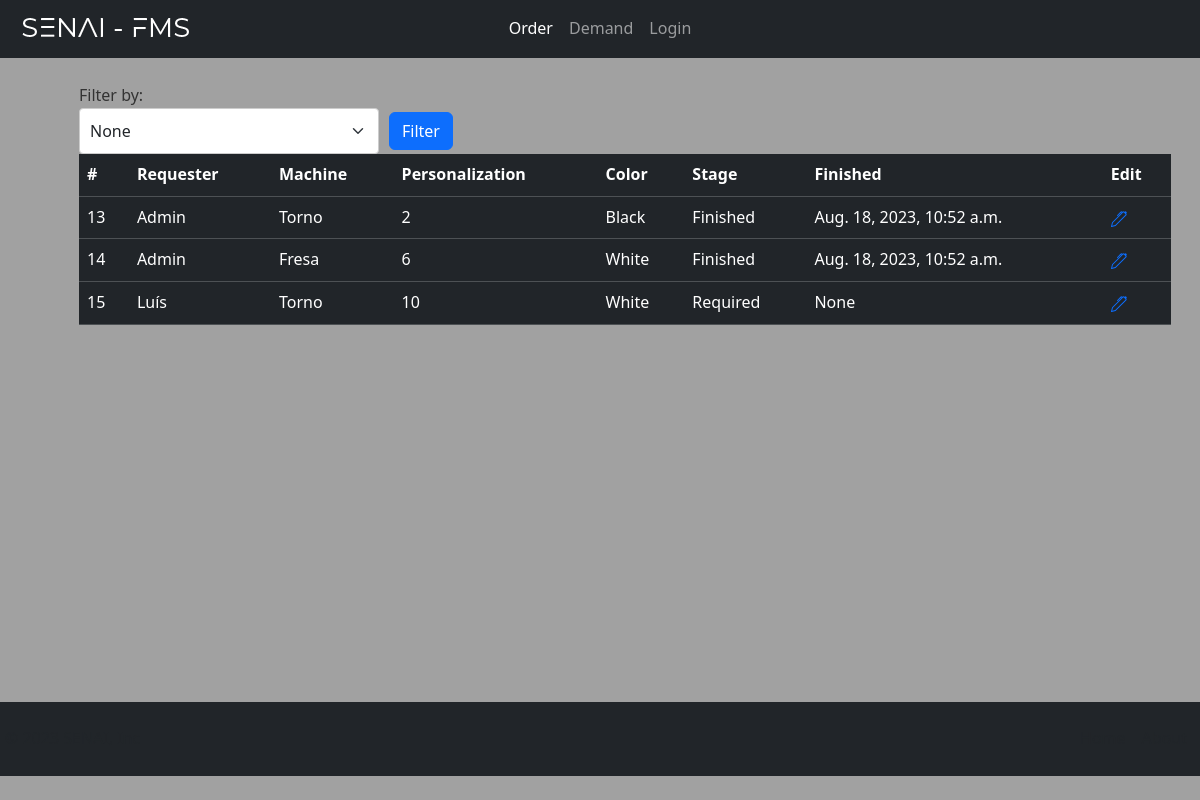
The app's page /demand/ (signed in), older data.
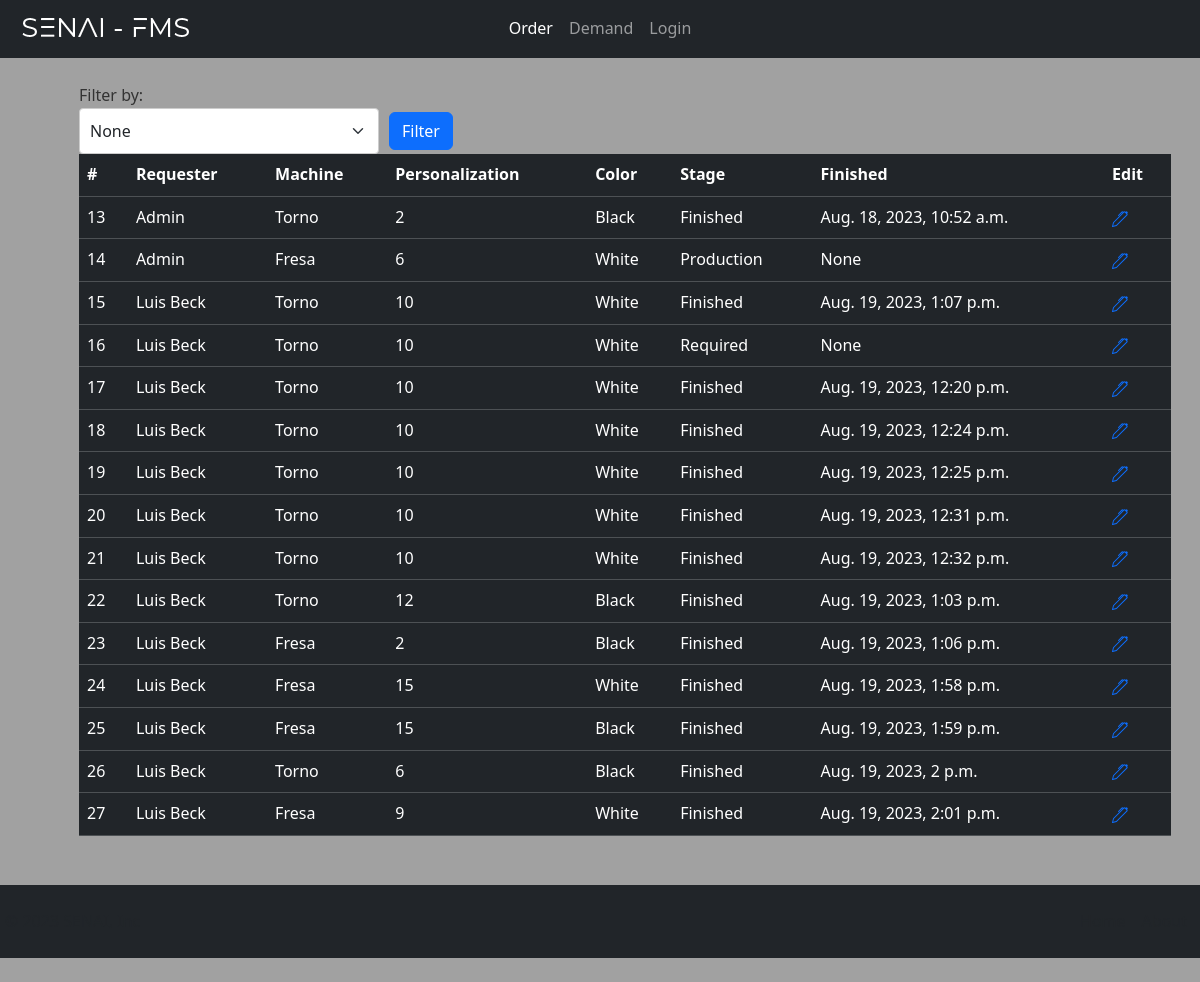
The same page, newer data.
### core/models.py (models this page shows, shortened)
class Base(models.Model):
    create = models.DateTimeField(auto_now_add=True)
    modify = models.DateTimeField(auto_now_add=True)
    active = models.BooleanField(default=True)
    class Meta:
        abstract = True

class Order(Base):
    requester = models.ForeignKey(User, on_delete=models.SET('unknown'))
    machine = models.ForeignKey(Machine, on_delete=models.SET('unknown'))
    personalization = models.IntegerField()
    color = models.ForeignKey(Color, on_delete=models.SET('unknown'))
    STAGE_CHOICE = (('Required','Required'), ('Production','Production'), ('Finished','Finished'))
    stage = models.CharField(max_length=15, choices=STAGE_CHOICE, default=STAGE_CHOICE[0])
    finished = models.DateTimeField(blank=True, null=True)
    class Meta:
        verbose_name = 'Order'
        verbose_name_plural = 'Orders'

class Machine(Base):
    name = models.CharField(max_length=20)
    class Meta:
        verbose_name = 'Machine'
        verbose_name_plural = 'Machines'
    def __str__(self) -> str:
        return self.name

class Color(Base):
    name = models.CharField(max_length=15)
    class Meta:
        verbose_name = 'Color'
        verbose_name_plural = 'Colors'
    def __str__(self) -> str:
        return self.name

### core/views.py (the view)
# urls.py: path('demand/', DemandView.as_view(), name='demand'),
class DemandView(UserPassesTestMixin, TemplateView):
    template_name = 'demand.html'
    login_url = reverse_lazy('admin:index')
    def get_context_data(self, **kwargs):
        context = super(DemandView, self).get_context_data(**kwargs)
        queryset = Order.objects.all()
        selected_filter = self.request.GET.get('filter', None)
        if selected_filter:
            queryset = queryset.filter(machine=selected_filter)
        context['demand'] = queryset
        return context
    def test_func(self):
        return self.request.user.is_authenticated

### core/templates/demand.html
{% extends 'base.html' %}
{% load static %}
{% load bootstrap5 %}
{% block content %}
    <div class="container div-margin">
      {% include 'filter.html' %}
        <table class="table table-dark table-hover">
            <thead>
              <tr>
                <th scope="col">#</th>
                <th scope="col">Requester</th>
                <th scope="col">Machine</th>
                <th scope="col">Personalization</th>
                <th scope="col">Color</th>
                <th scope="col">Stage</th>
                <th scope="col">Finished</th>
                <th scope="col">Edit</th>
              </tr>
            </thead>
            <tbody>
                {% for request in demand %}
                    <tr>
                        <td>{{ request.id }}</td>
                        <td>{{ request.requester.first_name }}</td>
                        <td>{{ request.machine }}</td>
                        <td>{{ request.personalization }}</td>
                        <td>{{ request.color }}</td>
                        <td>{{ request.stage }}</td>
                        <td>{{ request.finished }}</td>
                        <td><a href="{% url 'order_edit' pk=request.id %}"> {% include 'edit_icon.html' %} </a></td>
                    </tr>
                {% endfor %}
            </tbody>
          </table>
    </div>
{% endblock  %}

### core/templates/base.html (shortened to what this page needs)
{% load static %}
{% load bootstrap5 %}
<!DOCTYPE html>
<html lang="en">
<head>
    {% bootstrap_css %}
    <link rel="stylesheet" href="{% static 'style/style.css' %}">
</head>
<body class="body-container">
    <a href="{% url 'index' %}">
        <img src="{% static 'images/senai_fms_logo.png' %}" alt="" width="180" height="40" class="overlay-image">
    </a>
    {% include 'navbar.html' %}
    <main class="container">
        {% block content %}{% endblock  %}
    </main>
    {% include 'footer.html' %}
</body>
</html>

### core/templates/navbar.html
{% load bootstrap5 %}
{% load static %}
<nav class="navbar navbar-expand-lg navbar-dark bg-dark">
    <div class="container-fluid">
        <div class="collapse navbar-collapse navbar-list justify-content-md-center" id="navbarNav">
            <ul class="navbar-nav text-center">
                <li class="nav-item">
                    <a class="nav-link active" aria-current="page" href="{% url 'order' %}">Order</a>
                </li>
                <li class="nav-item">
                    <a class="nav-link" href="{% url 'demand' %}">Demand</a>
                </li>
                <li class="nav-item">
                    <a class="nav-link" href="{% url 'index' %}">Login</a>
                </li>
            </ul>
        </div>
    </div>
</nav>

### core/templates/filter.html (shortened to what this page needs)
{% load static %}
{% load bootstrap5 %}
<label for="filter"> Filter by: </label>
<form class="filter-form" method="get" action="{% url 'demand' %}">
    <select class="form-select select-field" name="filter" id="filter">
        <option value="" selected>None</option>
    </select>
    <button class="btn btn-primary" type="submit">Filter</button>
</form>

### core/templates/edit_icon.html (shortened to what this page needs)
{% load bootstrap5 %}

### core/templates/footer.html
{% load bootstrap5 %}
{% load static %}
<footer class="d-flex flex-wrap justify-content-between align-items-center py-3 my-4 footer footer-dark bg-dark">
    <p class="col-md-4 mb-0 text-body-secondary light-text">© 2023 SENAI, Inc</p>
    <ul class="nav col-md-4 justify-content-end">
        <li class="nav-item"><a href="{% url 'index' %}" class="nav-link px-2 text-body-secondary">Home</a></li>
        <li class="nav-item"><a href="#" class="nav-link px-2 text-body-secondary">About</a></li>
    </ul>
</footer>

### global/static/style/style.css (style rules this page uses)
body { height: 100%; width: 100%; margin: 0; padding: 0; background-color: #ffffff; color: #333333; line-height: 1.6; background-color: rgba(0, 0, 0, 0.37); }
.body-container { display: flex; flex-direction: column; min-height: 100vh; min-width: 100vh; }
.body-container main { flex: 1; background: transparent; border: 0; }
.div-margin { margin: 25px; }
.overlay-image { position: fixed; top: 8px; left: 15px; z-index: 1; }
.footer { bottom: 0; width: 100%; padding: 5px; }
.light-text { color: white; }
.select-field { width: 300px; padding: 10px; border: 1px solid #ccc; border-radius: 4px; margin-right: 10px; }
.filter-form { display: flex; align-items: center; }

Row changes from the older to the newer data that the page shows:
changed Order id 14: stage "Finished" → "Production"; finished "Aug. 18, 2023, 10:52 a.m." → "None"
changed Order id 15: requester.first_name "Luís" → "Luis Beck"; stage "Required" → "Finished"; finished "None" → "Aug. 19, 2023, 1:07 p.m."
added Order: id "16", requester.first_name "Luis Beck", machine "Torno", personalization "10", color "White", stage "Required", finished "None"
added Order: id "17", requester.first_name "Luis Beck", machine "Torno", personalization "10", color "White", stage "Finished", finished "Aug. 19, 2023, 12:20 p.m."
added Order: id "18", requester.first_name "Luis Beck", machine "Torno", personalization "10", color "White", stage "Finished", finished "Aug. 19, 2023, 12:24 p.m."
added Order: id "19", requester.first_name "Luis Beck", machine "Torno", personalization "10", color "White", stage "Finished", finished "Aug. 19, 2023, 12:25 p.m."
added Order: id "20", requester.first_name "Luis Beck", machine "Torno", personalization "10", color "White", stage "Finished", finished "Aug. 19, 2023, 12:31 p.m."
added Order: id "21", requester.first_name "Luis Beck", machine "Torno", personalization "10", color "White", stage "Finished", finished "Aug. 19, 2023, 12:32 p.m."
added Order: id "22", requester.first_name "Luis Beck", machine "Torno", personalization "12", color "Black", stage "Finished", finished "Aug. 19, 2023, 1:03 p.m."
added Order: id "23", requester.first_name "Luis Beck", machine "Fresa", personalization "2", color "Black", stage "Finished", finished "Aug. 19, 2023, 1:06 p.m."
added Order: id "24", requester.first_name "Luis Beck", machine "Fresa", personalization "15", color "White", stage "Finished", finished "Aug. 19, 2023, 1:58 p.m."
added Order: id "25", requester.first_name "Luis Beck", machine "Fresa", personalization "15", color "Black", stage "Finished", finished "Aug. 19, 2023, 1:59 p.m."
added Order: id "26", requester.first_name "Luis Beck", machine "Torno", personalization "6", color "Black", stage "Finished", finished "Aug. 19, 2023, 2 p.m."
added Order: id "27", requester.first_name "Luis Beck", machine "Fresa", personalization "9", color "White", stage "Finished", finished "Aug. 19, 2023, 2:01 p.m."
